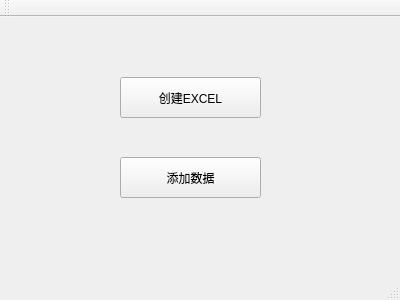
<?xml version="1.0" encoding="UTF-8"?>
<ui version="4.0">
 <class>MainWindow</class>
 <widget class="QMainWindow" name="MainWindow">
  <property name="geometry">
   <rect>
    <x>0</x>
    <y>0</y>
    <width>400</width>
    <height>300</height>
   </rect>
  </property>
  <property name="windowTitle">
   <string>MainWindow</string>
  </property>
  <widget class="QWidget" name="centralWidget">
   <widget class="QPushButton" name="btnCreateExcel">
    <property name="geometry">
     <rect>
      <x>120</x>
      <y>60</y>
      <width>141</width>
      <height>41</height>
     </rect>
    </property>
    <property name="text">
     <string>创建EXCEL</string>
    </property>
   </widget>
   <widget class="QPushButton" name="btnAddData">
    <property name="geometry">
     <rect>
      <x>120</x>
      <y>140</y>
      <width>141</width>
      <height>41</height>
     </rect>
    </property>
    <property name="text">
     <string>添加数据</string>
    </property>
   </widget>
  </widget>
  <widget class="QMenuBar" name="menuBar">
   <property name="geometry">
    <rect>
     <x>0</x>
     <y>0</y>
     <width>400</width>
     <height>22</height>
    </rect>
   </property>
  </widget>
  <widget class="QToolBar" name="mainToolBar">
   <attribute name="toolBarArea">
    <enum>TopToolBarArea</enum>
   </attribute>
   <attribute name="toolBarBreak">
    <bool>false</bool>
   </attribute>
  </widget>
  <widget class="QStatusBar" name="statusBar"/>
 </widget>
 <layoutdefault spacing="6" margin="11"/>
 <resources/>
 <connections/>
</ui>
